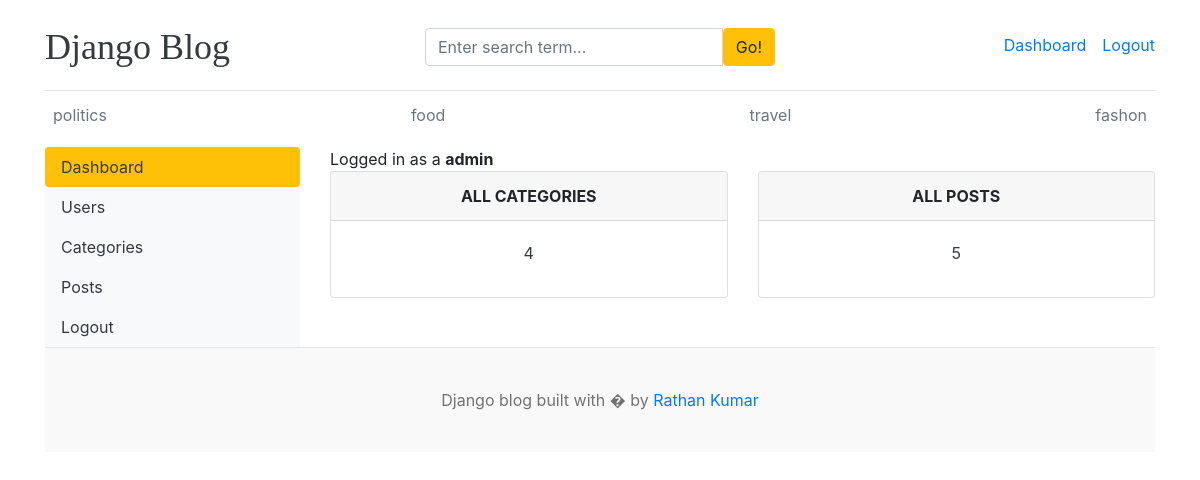
The page /dashboard/ (signed in) on the database its author committed.
### blog_app/models.py (models this page shows, shortened)
class Category(models.Model):
    category_name = models.CharField(max_length=50,unique=True)
    created_at = models.DateTimeField(auto_now=True)
    updated_at = models.DateTimeField(auto_now=True)
    class Meta:
        verbose_name_plural = 'Categories'

### dashboards/views.py (the view)
# urls.py: path('dashboard/',include('dashboards.urls'))
@login_required(login_url='login')
def dashboard(request):
    category_count = Category.objects.all().count()
    blogs_count = Blog.objects.all().count()
    context = {
        'category_count':category_count,
        'blogs_count':blogs_count
    }
    return render(request,'dashboard/dashboard.html',context)

### blog_app/context_processors.py (called while the page is built)
def get_categories(request):
    categories = Category.objects.all()
    return dict(categories=categories)

def get_social_links(request):
    social_links = SocialLink.objects.all()
    return dict(social_links=social_links)

### templates/dashboard/dashboard.html
{% extends "base.html" %}
{% block content %}
<div class="row">
    {% include "dashboard/sidebar.html" %}
    <div class="col-md-9">
        <span>Logged in as a <b>{{user}}</b> </span>
        <div class="row">
            <div class="col">
                <div class="card boarder-defaulr mb-3">
                    <div class="card-header text-center text-uppercase font-weight-bold">All Categories</div>
                    <div class="card-body text-dark ">
                        <div class="card-title text-center ">{{category_count}}</div>
                    </div>
                </div>
            </div>
            <div class="col">
                <div class="card boarder-defaulr mb-3">
                    <div class="card-header text-center text-uppercase font-weight-bold">All Posts</div>
                    <div class="card-body text-dark ">
                        <div class="card-title text-center ">{{blogs_count}}</div>
                    </div>
                </div>
            </div>
        </div>
    </div>
</div>
{% endblock content %}

### templates/base.html (shortened to what this page needs)
{% load static %}
<!DOCTYPE html>
<html lang="en">
<head>
    <link href="https://getbootstrap.com/docs/4.0/dist/css/bootstrap.min.css" rel="stylesheet">
    <link href="{% static 'css/blog.css' %}" rel="stylesheet">
    <link rel="stylesheet" href="https://cdnjs.cloudflare.com/ajax/libs/font-awesome/4.7.0/css/font-awesome.min.css">
  </head>
<body>
    <div class="container">
      <header class="blog-header py-3">
        <div class="row flex-nowrap justify-content-between align-items-center">
          <div class="col-4 pt-1">
            <a class="blog-header-logo text-dark" href="{% url 'home' %}">Django Blog</a>
          </div>
          <div class="col-4 pt-1">
            <form action="{% url 'search' %}" method="GET">
              <div class="input-group">
                <input class="form-control" name="keyword" value="{{keyword}}" type="text" placeholder="Enter search term..." aria-label="Enter search term..." aria-describedby="button-search" />
                <button class="btn btn-warning" id="button-search" type="submit">Go!</button>
              </div>
            </form>
          </div>
          <div class="col-4 d-flex justify-content-end align-items-center">
            {% if not user.is_authenticated %}
            <a class="btn btn-sm btn-warning" href="{% url 'login' %}">Login</a> &nbsp;
            <a class="btn btn-sm btn-outline-secondary" href="{% url 'register' %}">Register</a>
            {% else %}
            <span> <a href="{% url 'dashboard' %}">Dashboard</a> </span>
            <span><a href="{% url 'logout' %}">Logout</a></span>
            {% endif %}
          </div>
        </div>
      </header>
      <div class="nav-scroller py-1 mb-2">
        <nav class="nav d-flex justify-content-between">
          {% for i in categories %}
          <a class="p-2 text-muted" href="{% url 'posts_by_category' i.id %}">{{i.category_name}}</a>
          {% endfor %}
        </nav>
      </div>
{% block content %}
{% endblock content %}
<footer class="blog-footer">
    <p>Django blog built with � by <a href="#">Rathan Kumar</a></p>
  </footer>
  </body>
</html>

### blog_main/static/css/blog.css (style rules this page uses)
.blog-header { border-bottom: 1px solid #e5e5e5; }
.blog-header-logo { font-family: "Playfair Display", Georgia, "Times New Roman", serif; font-size: 2.25rem; }
.blog-footer { padding: 2.5rem 0; color: #727272; text-align: center; background-color: #f9f9f9; border-top: .05rem solid #e5e5e5; }
.blog-footer p:last-child { margin-bottom: 0; }

### rows shown on the page
Category: category_name "politics"
Category: category_name "food"
Category: category_name "travel"
Category: category_name "fashon"

### other values the page prints
{{ user }} "admin"
{{ category_count }} "4"
{{ blogs_count }} "5"
